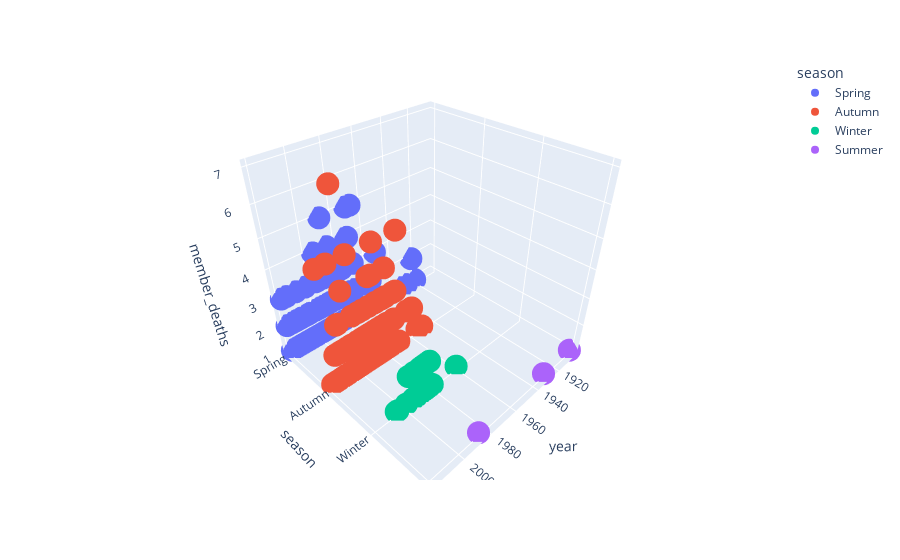

Notebook source saved alongside this figure:
### Markdown cell above
### Muertes por fechas y por estación 3D

### Code cell
fallecidos = expeditions[(expeditions['member_deaths']>0) & (expeditions['member_deaths']<10)]
fig = px.scatter_3d(fallecidos, x='year', y='season', z='member_deaths',
              color='season')
fig.show()

### Figure 1 — Plotly figure (JSON) as saved in the notebook; plotly's stock layout.template omitted (floating-point values rounded to 4 significant figures; data arrays with more than 128 entries replaced by an {"elided": "..."} marker saying what was removed)
{"data": [{"hovertemplate": "season=%{y}<br>year=%{x}<br>member_deaths=%{z}<extra></extra>", "legendgroup": "Spring", "marker": {"color": "#636efa", "symbol": "circle"}, "mode": "markers", "name": "Spring", "scene": "scene", "showlegend": true, "type": "scatter3d", "x": {"elided": "302 int values"}, "y": {"elided": "302 str values"}, "z": {"elided": "302 int values"}}, {"hovertemplate": "season=%{y}<br>year=%{x}<br>member_deaths=%{z}<extra></extra>", "legendgroup": "Autumn", "marker": {"color": "#EF553B", "symbol": "circle"}, "mode": "markers", "name": "Autumn", "scene": "scene", "showlegend": true, "type": "scatter3d", "x": {"elided": "234 int values"}, "y": {"elided": "234 str values"}, "z": {"elided": "234 int values"}}, {"hovertemplate": "season=%{y}<br>year=%{x}<br>member_deaths=%{z}<extra></extra>", "legendgroup": "Winter", "marker": {"color": "#00cc96", "symbol": "circle"}, "mode": "markers", "name": "Winter", "scene": "scene", "showlegend": true, "type": "scatter3d", "x": [1983, 1983, 1985, 1987, 1987, 1989, 1989, 1989, 1982, 1986, 1985, 1984, 1992, 1993, 1994, 1994, 1984, 1980, 1982, 1997, 1961, 1999, 2005, 2006, 1986], "y": ["Winter", "Winter", "Winter", "Winter", "Winter", "Winter", "Winter", "Winter", "Winter", "Winter", "Winter", "Winter", "Winter", "Winter", "Winter", "Winter", "Winter", "Winter", "Winter", "Winter", "Winter", "Winter", "Winter", "Winter", "Winter"], "z": [1, 1, 1, 1, 2, 2, 1, 1, 2, 1, 1, 1, 1, 2, 1, 1, 2, 1, 1, 2, 1, 1, 1, 1, 2]}, {"hovertemplate": "season=%{y}<br>year=%{x}<br>member_deaths=%{z}<extra></extra>", "legendgroup": "Summer", "marker": {"color": "#ab63fa", "symbol": "circle"}, "mode": "markers", "name": "Summer", "scene": "scene", "showlegend": true, "type": "scatter3d", "x": [1986, 1905, 1931], "y": ["Summer", "Summer", "Summer"], "z": [1, 1, 1]}], "layout": {"legend": {"title": {"text": "season"}, "tracegroupgap": 0}, "margin": {"t": 60}, "scene": {"domain": {"x": [0, 1], "y": [0, 1]}, "xaxis": {"title": {"text": "year"}}, "yaxis": {"categoryarray": ["Spring", "Autumn", "Winter", "Summer"], "categoryorder": "array", "title": {"text": "season"}}, "zaxis": {"title": {"text": "member_deaths"}}}}}
